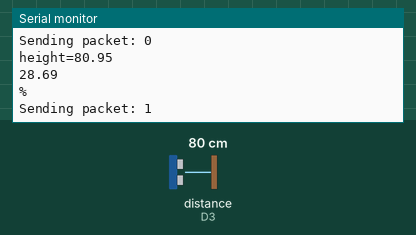
Simulated run of this sketch. Board: Arduino MKR. Shown: the last lines printed to the serial monitor. Wiring (inferred from the names in the program): ultrasonic range finder: trigger D2; echo D3. The test bench sets the inputs (shaded band); at power-on: distance to the obstacle (sensor on D3) 80 cm. The echo pulse lasts 58.3 µs per cm; no radio packets arrive unless stated.

Above: at 5.8 s.
5.9 s: distance to the obstacle (sensor on D3) set to 2 cm
At 10.6 s:
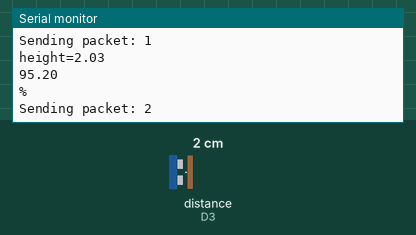
11.9 s: distance to the obstacle (sensor on D3) set to 4 cm
At 15.5 s:
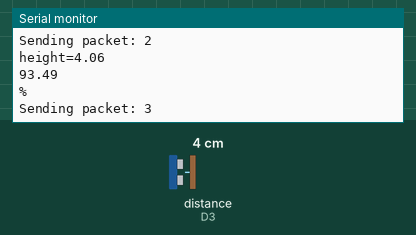
Timing chart, 0 to 17.0 s (numbered marks = the images above; inputs shaded):
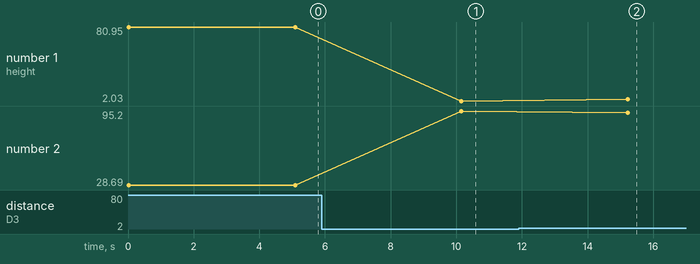

Measured:
- after the input at 5.9 s, the serial monitor: prints a new line after 4.3 s (image 1)
- after the input at 11.9 s, the serial monitor: prints a new line after 3.3 s (image 2)
- plotted number 1: 80.95 → 2.03 after the input at 5.9 s, 2.03 → 4.06 after the input at 11.9 s
- plotted number 2: 28.69 → 95.2 after the input at 5.9 s, 95.2 → 93.49 after the input at 11.9 s

The sketch:

LoRa_water_level.ino
```cpp
#include <SPI.h>
#include "ArduinoLowPower.h"
#include <LoRa.h>
#define trigPin 2 //Sensor Trip pin connected to Arduino pin 2
#define echoPin 3 //Sensor Echo pin connected to Arduino pin 3
int counter = 0;
float pingTime;//time for ping to travel from sensor to target and return
float h = 0;
float v = 0; // volume of the water
float speedOfSound = 776.5; //Speed of sound in miles per hour when temp is 77 degrees fahrenheit.

void setup() {
  Serial.begin(9600);
  pinMode(trigPin, OUTPUT);
  pinMode(echoPin, INPUT);
  Serial.println("Water level sensor");
  if (!LoRa.begin(865E6)) {
    Serial.println("Starting LoRa failed!");
    while (1);
  }
}

void loop() {
  digitalWrite(trigPin, LOW); //Set trigger pin low
  delayMicroseconds(2000); //Let signal settle
  digitalWrite(trigPin, HIGH); //Set trigPin high
  delayMicroseconds(15); //Delay in high state
  digitalWrite(trigPin, LOW); //ping has now been sent
  delayMicroseconds(10); //Delay in high state


  pingTime = pulseIn(echoPin, HIGH);
  pingTime = pingTime / 1000000; //convert pingTime to seconds by dividing by 1000000 (microseconds in a second)
  pingTime = pingTime / 3600; //convert pingtime to hours by dividing by 3600 (seconds in an hour)
  h = speedOfSound * pingTime; //This will be in miles, since speed of sound was miles per hour
  h = h / 2; //Remember ping travels to target and back from target, so you must divide by 2 for actual target distance.
  h = h * 160934.4; //Convert miles to cms by multipling by 160934.4 (cms per mile)
  Serial.print("height=");
  Serial.println(h);


  v = 22 / 7 * 53 * 53 * (115 - h) / 1000; //Volume of cylinder formula, here r is 53cm
  float vp = v * 100 / 1000; //1000L is the tank volume
  Serial.println(vp);
  Serial.println("%");
  Serial.print("Sending packet: ");
  Serial.println(counter);

  // send packet
  LoRa.beginPacket();
  LoRa.print("hello, the remaining water in the tank is ");
  LoRa.print(v);
  LoRa.print("Ltrs");
  LoRa.endPacket();
  delay(5000);
  //LowPower.sleep(5000);
  counter++;
}
```
